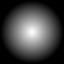

Recreate this plot in Python.

import numpy as np
import matplotlib.pyplot as plt

res = 64

kern = np.zeros((res, res))
for i in range(res):
	for j in range(res):
		x = i/(res-1)*2 - 1
		y = j/(res-1)*2 - 1
		r = np.sqrt(x*x + y*y)
		if r > 1:
			r = 1
		h = 1-r

		kern[i, j] = h


plt.imsave("cone.png", kern, cmap='gray')
